Frame 1 (no input): blank canvas, image omitted
Frame 60 (the mouse pressed at the canvas centre just before this capture): blank canvas, image omitted
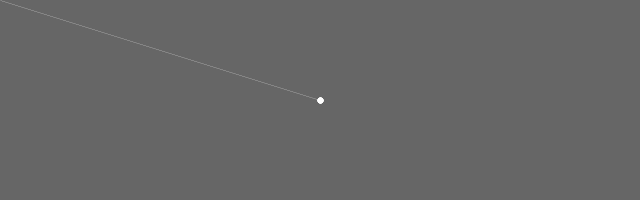
Frame 120 (the mouse held since frame 60 and released just before this capture)

The Processing sketch whose frames 1 and 60 were blank and that drew this single picture after the mouse press (run headless with seeded random() and noise(); from frame 60 on, the mouse is pressed at the canvas centre):

// Processing sketch: processing_30027
// ── processing_30027.pde

//QUESTION 8

float mass = 0.1;
float thickness;
int value = 0;

void setup() {
  size(640, 200);
  background(102);
  thickness = 0.1;
}

void draw() {
  stroke(255);
  if(mousePressed){
    thickness += mass; //the thickness increases 
    strokeWeight(thickness);
    line(mouseX, mouseY, pmouseX, pmouseY);
   }
  else{
    thickness = 0.1; //when the mouse is let go, the thickness returns to 0.1
  }
}
